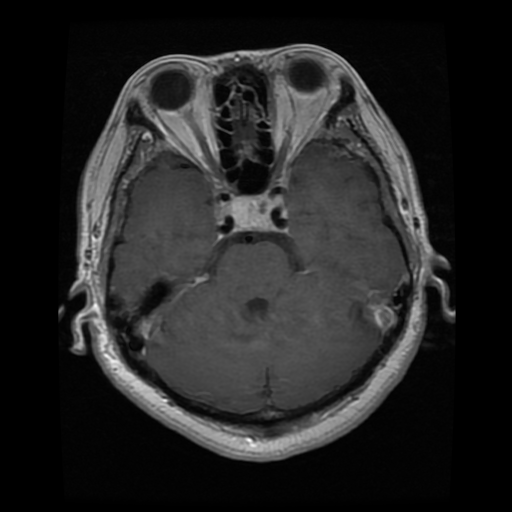
%> input picture Dataset/images/1004.png, 512 x 512 px
$ octave --eval "result = modulo_B_segmentation(imread('../Dataset/images/1004.png'));"   (GNU Octave 9; MATLAB toolbox functions it lacks are replaced by stand-ins)
%> lines starting %> are read from the running program, lines starting %| are printed output that depends on the picture; in (x1, y1, x2, y2) boxes, pixels count from 0 and x2, y2 are one past the last pixel; in counts of white or black regions, pixels touching at a corner belong together; the program's own positions count from 1
function [brain_mask, tumor_mask, tumor_edges] = modulo_B_segmentation(img_in)
% =========================================================================
% Modulo B - Morfologia e Segmentazione (Responsabilità Andrea Patruno)
% Implementazione: Sogliatura Iterativa, Ricostruzione e Gradiente
% =========================================================================

    %% STEP 1: Sogliatura Iterativa
    % 1. Stima iniziale della soglia (metà della media dell'immagine)
    T1 = 0.5 * mean(img_in(:));
%> T1 = 18.36
    done = false;

    % 5. Ciclo iterativo finché la differenza non scende sotto 0.5
    while ~done
        % 2. Partiziona l'immagine in due gruppi (foreground e background)
        g = img_in >= T1;
        % 3 e 4. Calcola le medie mu1 e mu2 delle partizioni e trova il nuovo T
        TNext = 0.5 * (mean(img_in(g)) + mean(img_in(~g)));
        % Valuta la condizione di arresto
        done = abs(T1 - TNext) < 0.5;
        T1 = TNext;
    end
%> this loop made 4 passes
%> (TNext, done, T1) on passes 1 to 4: (41.24, false, 41.24), (45.23, false, 45.23), (45.96, false, 45.96), (45.96, true, 45.96)
%> pass 1, in modulo_B_segmentation, `g = img_in >= T1;`:
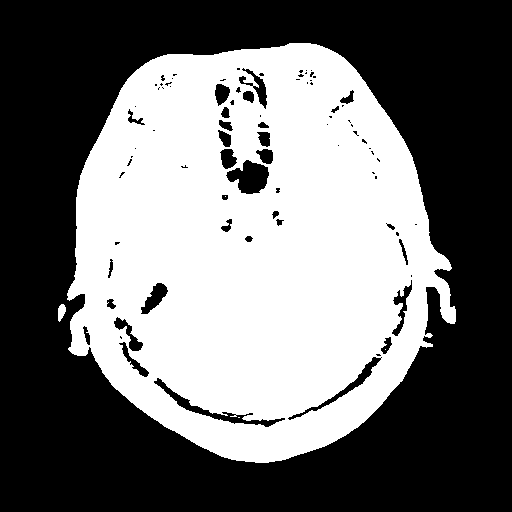
%> g: size 512x512 logical; 44.2% white; 5 white regions (3 under 20 px), largest, box (x1, y1, x2, y2) and area: (67, 43, 456, 463) 115726, (58, 304, 66, 322) 100
%> pass 3, in modulo_B_segmentation, `g = img_in >= T1;`:
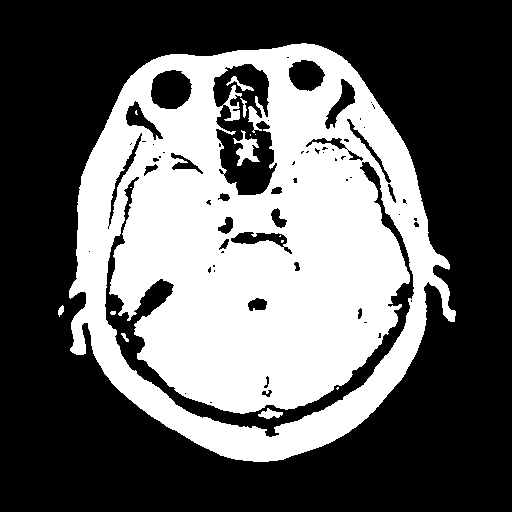
%> g: size 512x512 logical; 38.7% white; 15 white regions (7 under 20 px), largest, box (x1, y1, x2, y2) and area: (69, 43, 456, 462) 100655, (233, 130, 260, 166) 410, (258, 408, 283, 419) 149
    t = TNext; % La nostra soglia finale ottimizzata
%> t = 45.96

    %% STEP 2: Skull Stripping  e Isolamento del Cervello
    % Binarizziamo la testa e riempiamo i buchi
    bw_head = img_in > t;
    bw_filled = imfill(bw_head, 'holes');
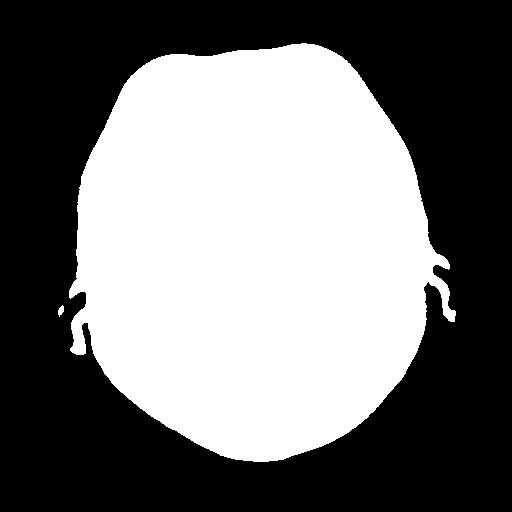
%> bw_filled: size 512x512 logical; 45.9% white; 2 white regions, box (x1, y1, x2, y2) and area: (69, 43, 456, 462) 120246, (58, 305, 64, 317) 45

    % Erodiamo pesantemente la maschera per tagliare via
    % l'intera scatola cranica e il relativo bordo luminoso.
    % (Un disco di raggio 12 o 15 elimina fisicamente il perimetro esterno prima 5)
    se_erode = strel('disk', 12);
    brain_mask = imerode(bw_filled, se_erode);
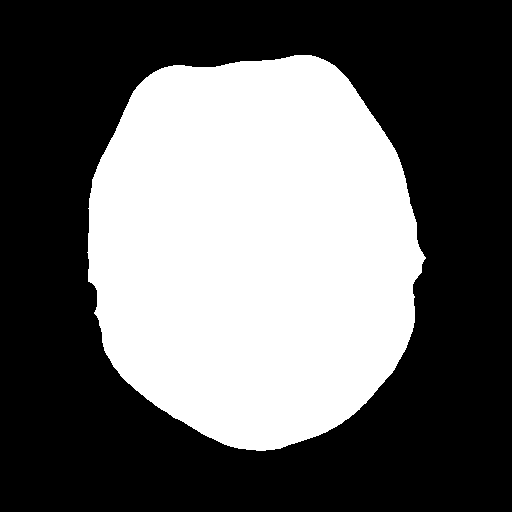
%> brain_mask: size 512x512 logical; 40.1% white; 1 white region, box (x1, y1, x2, y2) and area: (87, 55, 426, 451) 105216

    % Isoliamo solo il "cuore" del cervello, ora totalmente privo di cranio
    inner_brain = img_in .* double(brain_mask);
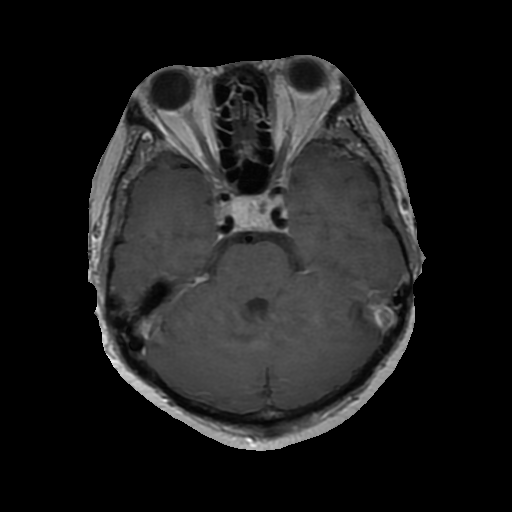
%> inner_brain: size 512x512 uint8; min 0, max 255, mean 29.2

    %% STEP 3: Ricostruzione Morfologica del Tumore
    % Estraiamo i pixel appartenenti solo al cuore del cervello
    inner_pixels = inner_brain(brain_mask);

    % Ora il tumore è garantito essere la parte più chiara.
    % Usiamo la funzione base di Otsu per trovare la soglia.
    t_tumor = graythresh(inner_pixels);
%> t_tumor = 0.373

    % Creiamo il MARKER: i picchi certissimi del tumore (soglia alzata del 20%)
    marker = inner_brain > (t_tumor * 1.2);

    % Creiamo la MASK: l'area generale del tumore
    mask = inner_brain > t_tumor;

    % Ricostruzione Morfologica
    tumor_mask = imreconstruct(marker, mask);

    %% STEP 4: Post-Processing Morfologico (Pulizia)
    % 1. Riempi i buchi interni al tumore per renderlo un solido perfetto
    tumor_mask = imfill(tumor_mask, 'holes');

    % 2. Isola la massa più grande (rimozione dei falsi positivi sparsi)
    CC_noise = bwconncomp(tumor_mask);
%> CC_noise = 1 connected component
    if CC_noise.NumObjects > 1
        numPixels = cellfun(@numel, CC_noise.PixelIdxList);
        [~, idx_max] = max(numPixels);
        tumor_mask_pulita = false(size(tumor_mask));
        tumor_mask_pulita(CC_noise.PixelIdxList{idx_max}) = true;
        tumor_mask = tumor_mask_pulita;
    end

    % Apertura per levigare i bordi
    se_smooth = strel('disk', 3);
    tumor_mask = imopen(tumor_mask, se_smooth);
%> tumor_mask: size 512x512 logical; 40.1% white; 1 white region, box (x1, y1, x2, y2) and area: (88, 55, 425, 451) 105206

    %% STEP 5: Estrazione dei Contorni (Gradiente Morfologico)
    % Calcoliamo i bordi finali sulla maschera perfettamente pulita
    se_edge = ones(3,3);
    bordi_spessi = imdilate(tumor_mask, se_edge) - imerode(tumor_mask, se_edge);
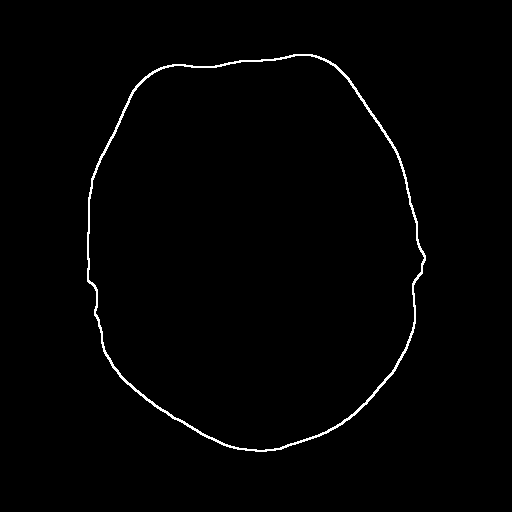
%> bordi_spessi: size 512x512 double; values 0 (black) and 1 (white), 1.1% white in thin lines or dots, all inside (x1, y1, x2, y2) = (87, 54, 426, 452)

    % Applicazione del "Thinning" per garantire la Minimal Response (1 pixel)
    tumor_edges = bwmorph(bordi_spessi, 'thin', Inf);
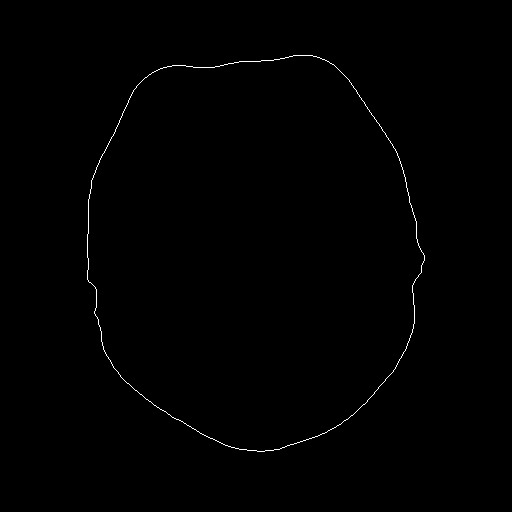
%> tumor_edges: size 512x512 logical; 0.41% white in thin lines or dots, all inside (x1, y1, x2, y2) = (87, 55, 425, 452)
end

$ run again, on Dataset/images/1026.png
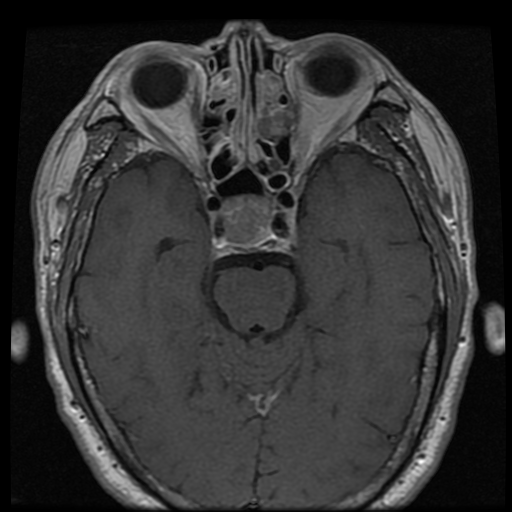
%> input picture Dataset/images/1026.png, 512 x 512 px
%> in modulo_B_segmentation, `T1 = 0.5 * mean(img_in(:));`: T1 = 25.96
%> the loop in modulo_B_segmentation, `while ~done` made 4 passes
%> (TNext, done, T1) on passes 1 to 4: (39.91, false, 39.91), (42.67, false, 42.67), (43.37, false, 43.37), (43.64, true, 43.64)
%> pass 1, in modulo_B_segmentation, `g = img_in >= T1;`:
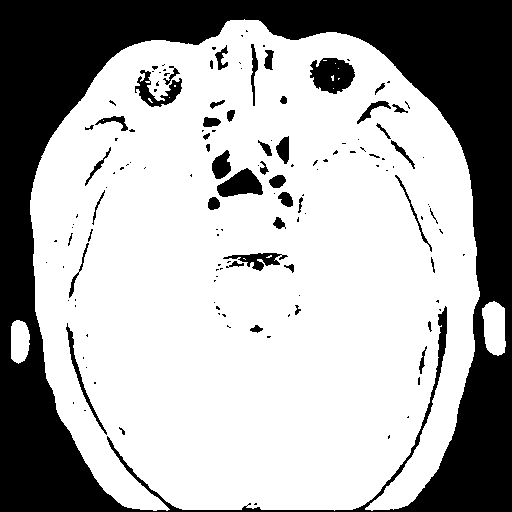
%> g: size 512x512 logical; 68.1% white; 141 black regions (92 under 20 px), largest, box (x1, y1, x2, y2) and area: (0, 0, 512, 512) 75689, (310, 58, 355, 94) 1170, (217, 168, 263, 197) 826
%> t = 43.64
%> bw_head: size 512x512 logical; 62.6% white; 196 black regions (133 under 20 px), largest, box (x1, y1, x2, y2) and area: (0, 0, 512, 512) 79406, (201, 252, 309, 344) 2698, (132, 62, 186, 108) 1890
%> bw_filled: size 512x512 logical; 69.7% white; 1 black region, box (x1, y1, x2, y2) and area: (0, 0, 512, 512) 79313
%> brain_mask: size 512x512 logical; 57.9% white; 1 black region, box (x1, y1, x2, y2) and area: (0, 0, 512, 512) 110240
%> t_tumor = 0.337
%> CC_noise = 3 connected components
%> numPixels = [150761 807 336]
%> idx_max = 1
%> tumor_mask_pulita: size 512x512 logical; 57.5% white; 1 black region, box (x1, y1, x2, y2) and area: (0, 0, 512, 512) 111383
%> tumor_mask: size 512x512 logical; 57.4% white; 1 black region, box (x1, y1, x2, y2) and area: (0, 0, 512, 512) 111659
%> bordi_spessi: size 512x512 double; values 0 (black) and 1 (white), 1.6% white in thin lines or dots, all inside (x1, y1, x2, y2) = (41, 31, 468, 499)
%> in modulo_B_segmentation, `tumor_edges = bwmorph(bordi_spessi, 'thin', Inf);`:
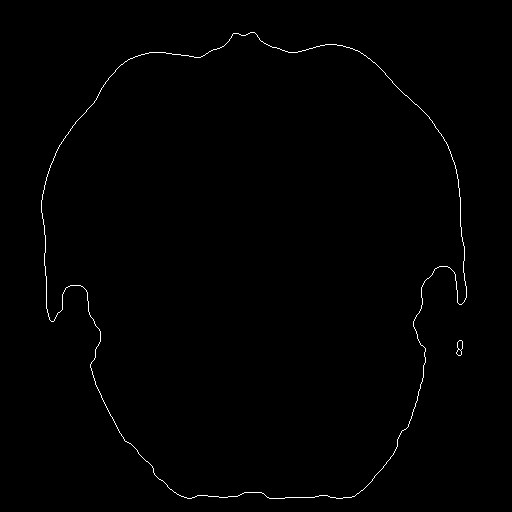
%> tumor_edges: size 512x512 logical; 0.58% white in thin lines or dots, all inside (x1, y1, x2, y2) = (41, 32, 467, 499)

$ run again, on Dataset/images/1066.png
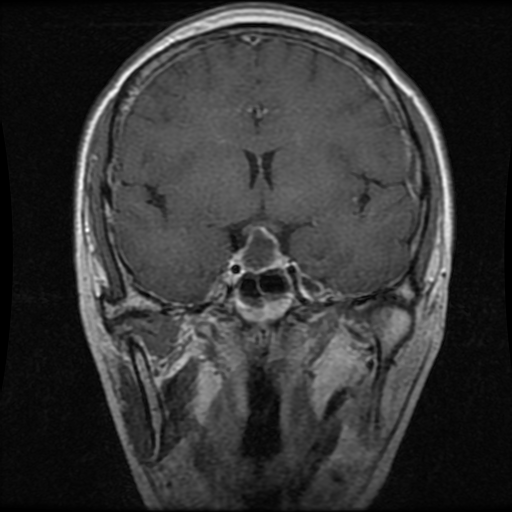
%> input picture Dataset/images/1066.png, 512 x 512 px
%> in modulo_B_segmentation, `T1 = 0.5 * mean(img_in(:));`: T1 = 25.94
%> the loop in modulo_B_segmentation, `while ~done` made 5 passes
%> (TNext, done, T1) on passes 1 to 5: (45.37, false, 45.37), (49.77, false, 49.77), (51.1, false, 51.1), (51.64, false, 51.64), (51.64, true, 51.64)
%> pass 1, in modulo_B_segmentation, `g = img_in >= T1;`:
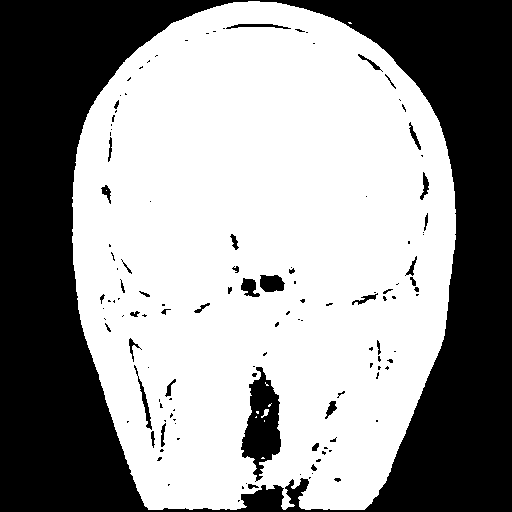
%> g: size 512x512 logical; 59.1% white; 129 black regions (89 under 20 px), largest, box (x1, y1, x2, y2) and area: (0, 0, 512, 512) 101630, (241, 367, 281, 482) 2531, (260, 275, 285, 292) 350
%> t = 51.64
%> bw_head: size 512x512 logical; 50.3% white; 179 black regions (117 under 20 px), largest, box (x1, y1, x2, y2) and area: (0, 0, 512, 512) 114026, (119, 337, 192, 469) 3867, (326, 38, 431, 317) 2524
%> bw_filled: size 512x512 logical; 56.5% white; 1 black region, box (x1, y1, x2, y2) and area: (0, 0, 512, 512) 114021
%> brain_mask: size 512x512 logical; 47.7% white; 1 white region, box (x1, y1, x2, y2) and area: (85, 13, 443, 492) 125044
%> t_tumor = 0.396
%> CC_noise = 1 connected component
%> tumor_mask: size 512x512 logical; 47.7% white; 1 white region, box (x1, y1, x2, y2) and area: (85, 13, 443, 492) 125017
%> bordi_spessi: size 512x512 double; values 0 (black) and 1 (white), 1.6% white in thin lines or dots, all inside (x1, y1, x2, y2) = (84, 12, 444, 493)
%> in modulo_B_segmentation, `tumor_edges = bwmorph(bordi_spessi, 'thin', Inf);`:
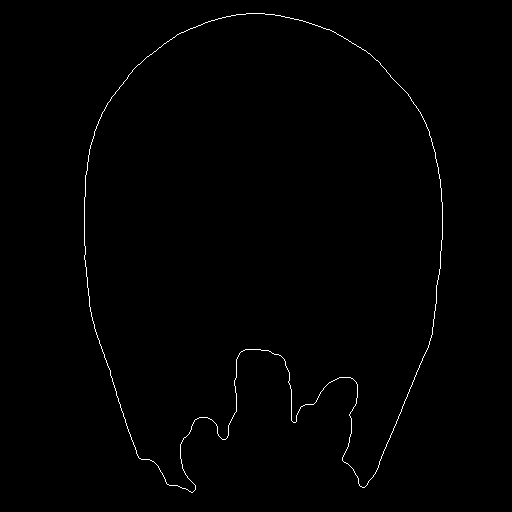
%> tumor_edges: size 512x512 logical; 0.62% white in thin lines or dots, all inside (x1, y1, x2, y2) = (84, 13, 443, 493)

$ run again, on Dataset/images/1068.png
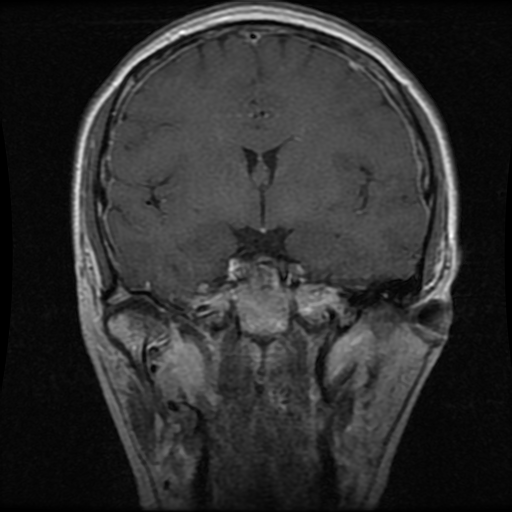
%> input picture Dataset/images/1068.png, 512 x 512 px
%> in modulo_B_segmentation, `T1 = 0.5 * mean(img_in(:));`: T1 = 23.34
%> the loop in modulo_B_segmentation, `while ~done` made 5 passes
%> (TNext, done, T1) on passes 1 to 5: (40.53, false, 40.53), (44.77, false, 44.77), (46.05, false, 46.05), (46.71, false, 46.71), (46.71, true, 46.71)
%> t = 46.71
%> bw_head: size 512x512 logical; 50% white; 51 white regions (42 under 20 px), largest, box (x1, y1, x2, y2) and area: (71, 0, 462, 507) 130099, (106, 280, 133, 314) 327, (169, 497, 183, 507) 87
%> bw_filled: size 512x512 logical; 56.6% white; 1 black region, box (x1, y1, x2, y2) and area: (0, 0, 512, 512) 113640
%> brain_mask: size 512x512 logical; 47% white; 1 white region, box (x1, y1, x2, y2) and area: (82, 12, 450, 475) 123270
%> t_tumor = 0.353
%> marker: size 512x512 logical; 47% white; 1 white region, box (x1, y1, x2, y2) and area: (82, 12, 450, 475) 123265
%> CC_noise = 1 connected component
%> tumor_mask: size 512x512 logical; 47% white; 1 white region, box (x1, y1, x2, y2) and area: (82, 13, 450, 474) 123230
%> bordi_spessi: size 512x512 double; values 0 (black) and 1 (white), 1.7% white in thin lines or dots, all inside (x1, y1, x2, y2) = (81, 12, 451, 475)
%> in modulo_B_segmentation, `tumor_edges = bwmorph(bordi_spessi, 'thin', Inf);`:
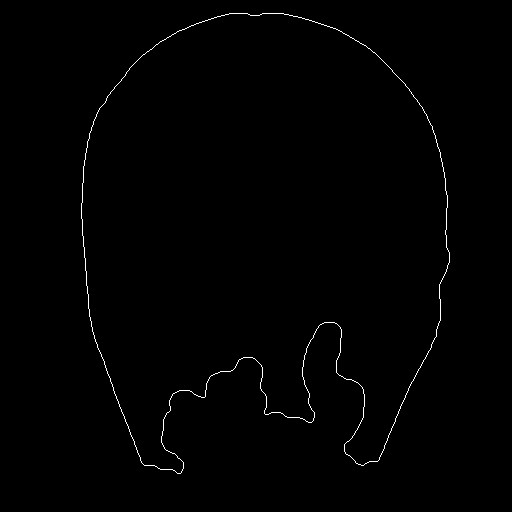
%> tumor_edges: size 512x512 logical; 0.64% white in thin lines or dots, all inside (x1, y1, x2, y2) = (81, 13, 450, 474)
